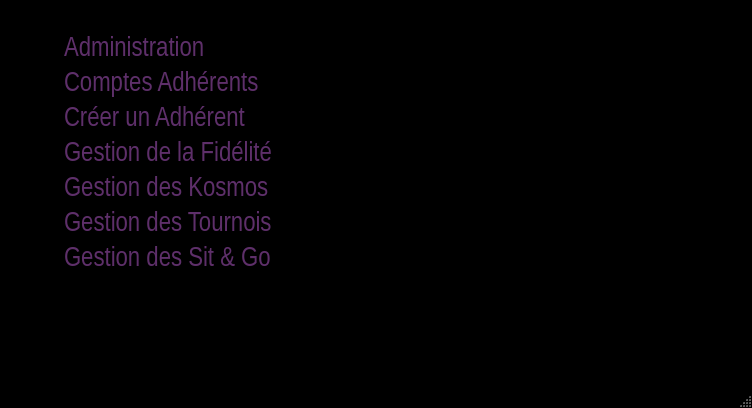
<?xml version="1.0" encoding="UTF-8"?>
<ui version="4.0">
 <class>PokerSphereClass</class>
 <widget class="QMainWindow" name="PokerSphereClass">
  <property name="geometry">
   <rect>
    <x>0</x>
    <y>0</y>
    <width>752</width>
    <height>408</height>
   </rect>
  </property>
  <property name="baseSize">
   <size>
    <width>1133</width>
    <height>696</height>
   </size>
  </property>
  <property name="palette">
   <palette>
    <active>
     <colorrole role="WindowText">
      <brush brushstyle="SolidPattern">
       <color alpha="255">
        <red>94</red>
        <green>47</green>
        <blue>106</blue>
       </color>
      </brush>
     </colorrole>
     <colorrole role="Window">
      <brush brushstyle="SolidPattern">
       <color alpha="255">
        <red>0</red>
        <green>0</green>
        <blue>0</blue>
       </color>
      </brush>
     </colorrole>
     <colorrole role="Link">
      <brush brushstyle="SolidPattern">
       <color alpha="255">
        <red>94</red>
        <green>47</green>
        <blue>106</blue>
       </color>
      </brush>
     </colorrole>
     <colorrole role="LinkVisited">
      <brush brushstyle="SolidPattern">
       <color alpha="255">
        <red>94</red>
        <green>47</green>
        <blue>106</blue>
       </color>
      </brush>
     </colorrole>
    </active>
    <inactive>
     <colorrole role="WindowText">
      <brush brushstyle="SolidPattern">
       <color alpha="255">
        <red>94</red>
        <green>47</green>
        <blue>106</blue>
       </color>
      </brush>
     </colorrole>
     <colorrole role="Window">
      <brush brushstyle="SolidPattern">
       <color alpha="255">
        <red>0</red>
        <green>0</green>
        <blue>0</blue>
       </color>
      </brush>
     </colorrole>
     <colorrole role="Link">
      <brush brushstyle="SolidPattern">
       <color alpha="255">
        <red>94</red>
        <green>47</green>
        <blue>106</blue>
       </color>
      </brush>
     </colorrole>
     <colorrole role="LinkVisited">
      <brush brushstyle="SolidPattern">
       <color alpha="255">
        <red>94</red>
        <green>47</green>
        <blue>106</blue>
       </color>
      </brush>
     </colorrole>
    </inactive>
    <disabled>
     <colorrole role="WindowText">
      <brush brushstyle="SolidPattern">
       <color alpha="255">
        <red>120</red>
        <green>120</green>
        <blue>120</blue>
       </color>
      </brush>
     </colorrole>
     <colorrole role="Window">
      <brush brushstyle="SolidPattern">
       <color alpha="255">
        <red>0</red>
        <green>0</green>
        <blue>0</blue>
       </color>
      </brush>
     </colorrole>
     <colorrole role="Link">
      <brush brushstyle="SolidPattern">
       <color alpha="255">
        <red>94</red>
        <green>47</green>
        <blue>106</blue>
       </color>
      </brush>
     </colorrole>
     <colorrole role="LinkVisited">
      <brush brushstyle="SolidPattern">
       <color alpha="255">
        <red>94</red>
        <green>47</green>
        <blue>106</blue>
       </color>
      </brush>
     </colorrole>
    </disabled>
   </palette>
  </property>
  <property name="windowTitle">
   <string>Poker Sphere</string>
  </property>
  <property name="windowIcon">
   <iconset resource="pokersphere.qrc">
    <normaloff>:/img/Resources/sphere.ico</normaloff>:/img/Resources/sphere.ico</iconset>
  </property>
  <widget class="QWidget" name="centralWidget">
   <property name="baseSize">
    <size>
     <width>1131</width>
     <height>597</height>
    </size>
   </property>
   <layout class="QHBoxLayout" name="horizontalLayout">
    <item>
     <layout class="QVBoxLayout" name="vLayout">
      <property name="leftMargin">
       <number>53</number>
      </property>
      <property name="topMargin">
       <number>25</number>
      </property>
      <item>
       <widget class="QLabel" name="administrationLabel">
        <property name="font">
         <font>
          <family>Arial Narrow</family>
          <pointsize>20</pointsize>
         </font>
        </property>
        <property name="text">
         <string>&lt;a href=&quot;a&quot; style=&quot;text-decoration:none;&quot;&gt;&lt;font color=&quot;#5E2F6A&quot;&gt;Administration&lt;/font&gt;&lt;/a&gt;</string>
        </property>
        <property name="margin">
         <number>3</number>
        </property>
       </widget>
      </item>
      <item>
       <widget class="QLabel" name="comptesAdherentsLabel">
        <property name="font">
         <font>
          <family>Arial Narrow</family>
          <pointsize>20</pointsize>
         </font>
        </property>
        <property name="text">
         <string>&lt;a href=&quot;a&quot; style=&quot;text-decoration:none;&quot;&gt;&lt;font color=&quot;#5E2F6A&quot;&gt;Comptes Adhérents&lt;/font&gt;&lt;/a&gt;</string>
        </property>
        <property name="margin">
         <number>3</number>
        </property>
       </widget>
      </item>
      <item>
       <widget class="QLabel" name="creerAdherentLabel">
        <property name="palette">
         <palette>
          <active>
           <colorrole role="WindowText">
            <brush brushstyle="SolidPattern">
             <color alpha="255">
              <red>94</red>
              <green>47</green>
              <blue>106</blue>
             </color>
            </brush>
           </colorrole>
           <colorrole role="Text">
            <brush brushstyle="SolidPattern">
             <color alpha="255">
              <red>94</red>
              <green>47</green>
              <blue>106</blue>
             </color>
            </brush>
           </colorrole>
          </active>
          <inactive>
           <colorrole role="WindowText">
            <brush brushstyle="SolidPattern">
             <color alpha="255">
              <red>94</red>
              <green>47</green>
              <blue>106</blue>
             </color>
            </brush>
           </colorrole>
           <colorrole role="Text">
            <brush brushstyle="SolidPattern">
             <color alpha="255">
              <red>94</red>
              <green>47</green>
              <blue>106</blue>
             </color>
            </brush>
           </colorrole>
          </inactive>
          <disabled>
           <colorrole role="WindowText">
            <brush brushstyle="SolidPattern">
             <color alpha="255">
              <red>120</red>
              <green>120</green>
              <blue>120</blue>
             </color>
            </brush>
           </colorrole>
           <colorrole role="Text">
            <brush brushstyle="SolidPattern">
             <color alpha="255">
              <red>120</red>
              <green>120</green>
              <blue>120</blue>
             </color>
            </brush>
           </colorrole>
          </disabled>
         </palette>
        </property>
        <property name="font">
         <font>
          <family>Arial Narrow</family>
          <pointsize>20</pointsize>
         </font>
        </property>
        <property name="text">
         <string>&lt;a href=&quot;a&quot; style=&quot;text-decoration:none;&quot;&gt;&lt;font color=&quot;#5E2F6A&quot;&gt;Créer un Adhérent&lt;/font&gt;&lt;/a&gt;</string>
        </property>
        <property name="margin">
         <number>3</number>
        </property>
       </widget>
      </item>
      <item>
       <widget class="QLabel" name="fidManagementLabel">
        <property name="font">
         <font>
          <family>Arial Narrow</family>
          <pointsize>20</pointsize>
         </font>
        </property>
        <property name="text">
         <string>&lt;a href=&quot;a&quot; style=&quot;text-decoration:none;&quot;&gt;&lt;font color=&quot;#5E2F6A&quot;&gt;Gestion de la Fidélité&lt;/font&gt;&lt;/a&gt;</string>
        </property>
        <property name="margin">
         <number>3</number>
        </property>
       </widget>
      </item>
      <item>
       <widget class="QLabel" name="gestionKosmosLabel">
        <property name="palette">
         <palette>
          <active>
           <colorrole role="WindowText">
            <brush brushstyle="SolidPattern">
             <color alpha="255">
              <red>94</red>
              <green>47</green>
              <blue>106</blue>
             </color>
            </brush>
           </colorrole>
           <colorrole role="Text">
            <brush brushstyle="SolidPattern">
             <color alpha="255">
              <red>94</red>
              <green>47</green>
              <blue>106</blue>
             </color>
            </brush>
           </colorrole>
          </active>
          <inactive>
           <colorrole role="WindowText">
            <brush brushstyle="SolidPattern">
             <color alpha="255">
              <red>94</red>
              <green>47</green>
              <blue>106</blue>
             </color>
            </brush>
           </colorrole>
           <colorrole role="Text">
            <brush brushstyle="SolidPattern">
             <color alpha="255">
              <red>94</red>
              <green>47</green>
              <blue>106</blue>
             </color>
            </brush>
           </colorrole>
          </inactive>
          <disabled>
           <colorrole role="WindowText">
            <brush brushstyle="SolidPattern">
             <color alpha="255">
              <red>120</red>
              <green>120</green>
              <blue>120</blue>
             </color>
            </brush>
           </colorrole>
           <colorrole role="Text">
            <brush brushstyle="SolidPattern">
             <color alpha="255">
              <red>120</red>
              <green>120</green>
              <blue>120</blue>
             </color>
            </brush>
           </colorrole>
          </disabled>
         </palette>
        </property>
        <property name="font">
         <font>
          <family>Arial Narrow</family>
          <pointsize>20</pointsize>
         </font>
        </property>
        <property name="text">
         <string>&lt;a href=&quot;a&quot; style=&quot;text-decoration:none;&quot;&gt;&lt;font color=&quot;#5E2F6A&quot;&gt;Gestion des Kosmos&lt;/font&gt;&lt;/a&gt;</string>
        </property>
        <property name="margin">
         <number>3</number>
        </property>
       </widget>
      </item>
      <item>
       <widget class="QLabel" name="gestionTournoiLabel">
        <property name="font">
         <font>
          <family>Arial Narrow</family>
          <pointsize>20</pointsize>
         </font>
        </property>
        <property name="text">
         <string>&lt;a href=&quot;a&quot; style=&quot;text-decoration:none;&quot;&gt;&lt;font color=&quot;#5E2F6A&quot;&gt;Gestion des Tournois&lt;/font&gt;&lt;/a&gt;</string>
        </property>
        <property name="margin">
         <number>3</number>
        </property>
       </widget>
      </item>
      <item>
       <widget class="QLabel" name="gestionSitnGoLabel">
        <property name="font">
         <font>
          <family>Arial Narrow</family>
          <pointsize>20</pointsize>
         </font>
        </property>
        <property name="text">
         <string>&lt;a href=&quot;a&quot; style=&quot;text-decoration:none;&quot;&gt;&lt;font color=&quot;#5E2F6A&quot;&gt;Gestion des Sit &amp; Go&lt;/font&gt;&lt;/a&gt;</string>
        </property>
        <property name="margin">
         <number>3</number>
        </property>
       </widget>
      </item>
      <item>
       <spacer name="verticalSpacer">
        <property name="orientation">
         <enum>Qt::Vertical</enum>
        </property>
        <property name="sizeHint" stdset="0">
         <size>
          <width>20</width>
          <height>40</height>
         </size>
        </property>
       </spacer>
      </item>
     </layout>
    </item>
    <item>
     <widget class="QLabel" name="imgLabel">
      <property name="pixmap">
       <pixmap resource="pokersphere.qrc">:/img/Resources/pokerSphere.gif</pixmap>
      </property>
      <property name="alignment">
       <set>Qt::AlignRight|Qt::AlignTop|Qt::AlignTrailing</set>
      </property>
     </widget>
    </item>
   </layout>
  </widget>
  <widget class="QStatusBar" name="statusBar"/>
 </widget>
 <layoutdefault spacing="6" margin="11"/>
 <resources>
  <include location="pokersphere.qrc"/>
 </resources>
 <connections/>
</ui>
